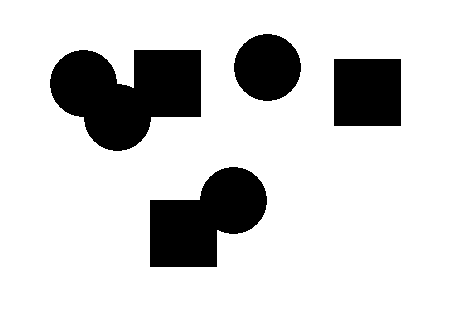
%> input picture MATLAB Tasks/A.bmp, 450 x 317 px
$ octave --eval "result = BorderObjects(imread('A.bmp'));"   (GNU Octave 9; MATLAB toolbox functions it lacks are replaced by stand-ins)
%> lines starting %> are read from the running program, lines starting %| are printed output that depends on the picture; in (x1, y1, x2, y2) boxes, pixels count from 0 and x2, y2 are one past the last pixel; in counts of white or black regions, pixels touching at a corner belong together; the program's own positions count from 1
function [newImg,pixelCount] = BorderObjects(img)
    %Invert to make the objects white:
    img = imcomplement(img);
%> img: size 317x450 logical; 18.3% white; 4 white regions, box (x1, y1, x2, y2) and area: (50, 50, 201, 151) 10552, (150, 167, 267, 267) 7631, (334, 59, 401, 126) 4489, (234, 34, 301, 101) 3497

    %Apply morphology:
    %newImg=bwmorph(img,'remove');
    SE = strel('square',3);
    i = imdilate(img, SE);
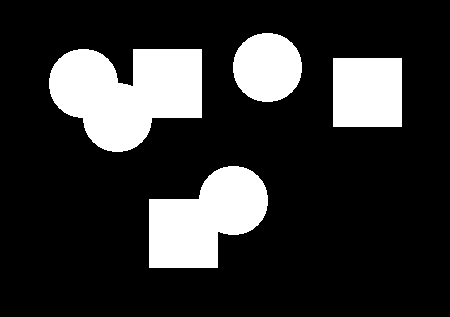
%> i: size 317x450 logical; 19.4% white; 4 white regions, box (x1, y1, x2, y2) and area: (49, 49, 202, 152) 11136, (149, 166, 268, 268) 8077, (333, 58, 402, 127) 4761, (233, 33, 302, 102) 3769
    %Create border:
    newImg = i-img;
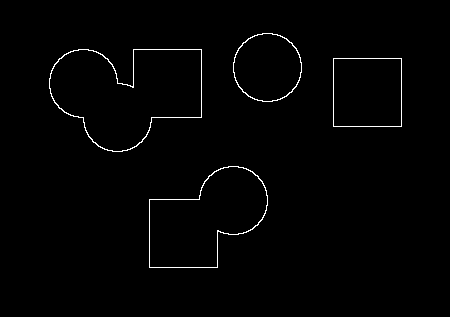
%> newImg: size 317x450 double; values 0 (black) and 1 (white), 1.1% white in thin lines or dots, all inside (x1, y1, x2, y2) = (49, 33, 402, 268)

    %Count border pixels:
    pixelCount = sum(sum(newImg));
%> pixelCount = 1574
end
